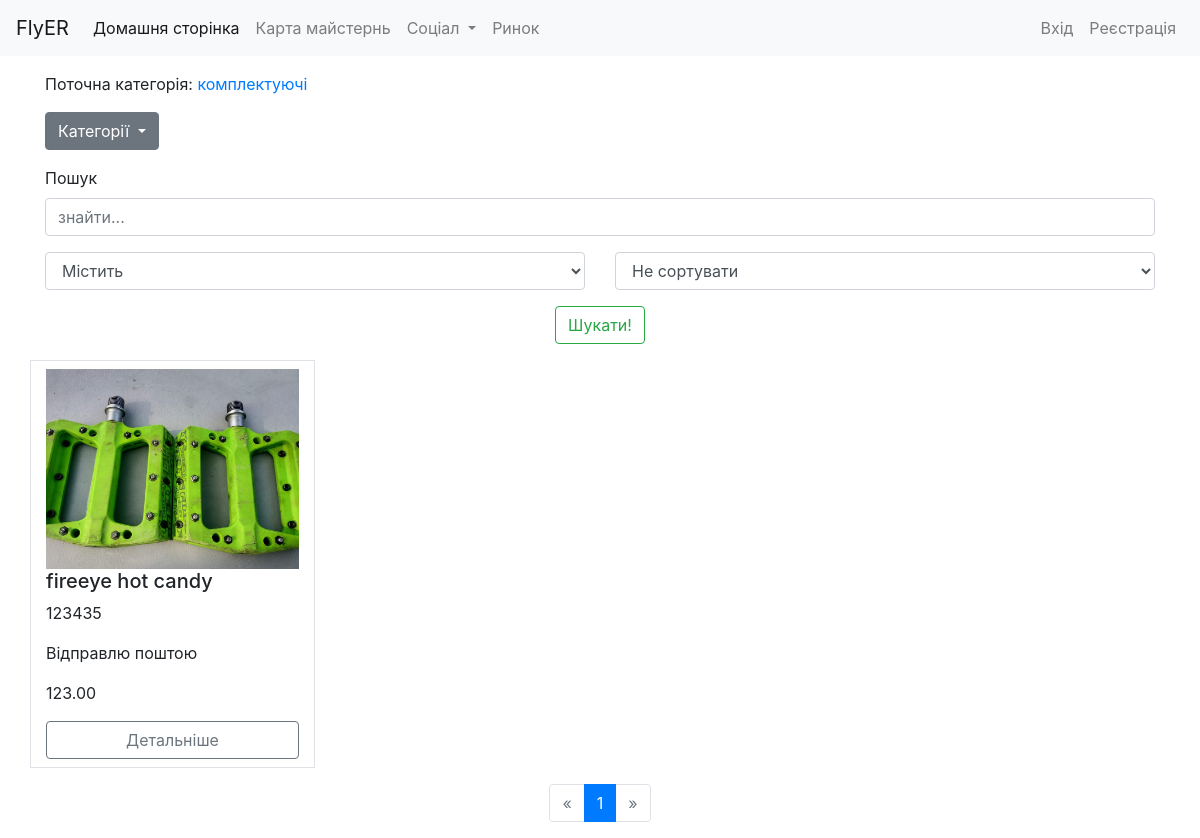
Screenshot of /products/komplektuyuchi/ with the database file from the repository.
### products/models.py (models this page shows, shortened)
class Category(MPTTModel):
    name   = models.CharField(max_length=200)
    slug   = models.SlugField(unique=True)
    parent = TreeForeignKey('self', on_delete=models.CASCADE, null=True, blank=True, related_name='children')
    def __str__(self):
        return self.name

class ProductImage(models.Model):
    image = models.ImageField(upload_to = 'images/%Y/%m/%d/%H/%M/%S/',)
    product = models.ForeignKey('Product',on_delete=models.CASCADE,related_name='odd_images')

class Product(models.Model):
    author      = models.ForeignKey(settings.AUTH_USER_MODEL,on_delete=models.CASCADE)
    title       = models.CharField(max_length=60)
    slug        = models.SlugField(unique=True)
    category    = models.ForeignKey('Category',related_name="products",on_delete=models.CASCADE)
    description = models.TextField(blank=True, null=True)
    summary     = models.TextField()
    features    = models.BooleanField(default=False)
    price       = models.DecimalField(decimal_places=2,max_digits=10000)
    publish     = models.DateTimeField(auto_now=False,auto_now_add=True,)
    city        = models.CharField(max_length=30)
    views       = models.IntegerField(default=0)
    users_like  = models.ManyToManyField(settings.AUTH_USER_MODEL,related_name='likes',blank=True)
    def get_absolute_url(self):
        return reverse("products:product-detail",kwargs = {"category_slug":self.category.slug,"prodcut_slug":self.slug})

### products/views.py (the view)
# urls.py: path('<category_slug>/', products_by_category, name='product-categories'),
def products_by_category(request,category_slug):
	categories = Category.objects.all()
	slug = category_slug
	current_category = Category.objects.get(slug = slug)
	children = current_category.get_children()
	ancestors = current_category.get_ancestors()
	products = current_category.products.all()
	categories = Category.objects.get(slug = slug).get_descendants(include_self=True)
	for category in categories.all():
		products |= category.products.all()
	if not products:
		return redirect('products:product-list1')
	categories = Category.objects.all()
	page_number = request.GET.get('page',1)
	paginator = Paginator(products,12)
	page_obj = paginator.get_page(page_number)
	try:
		products = paginator.page(page_number)
	except PageNotAnInteger:
	    products = paginator.page(1)
	except EmptyPage:
	    products = paginator.page(paginator.num_pages)
	context = {
		'categories':categories,
		'current_category':current_category,
		'children':children,
		'ancestors':ancestors,
		'products':products,
		'page_obj':page_obj,
	}
	template = 'products/products_by_category_list.html'
	return render(request,template,context)

### products/templates/products/products_by_category_list.html (shortened to what this page needs)
{% extends 'base.html' %}
{% load static %}
{% load mptt_tags %}
{% block content %}
<body>
<section>
  <div class='container'>
  <div class="dropdown mt-3">
    <p class="breadcrumbs">
      Поточна категорія:
        <a href="../{{current_category.slug}}">{{current_category.name}}</a>
    </p>
    <button class="btn btn-secondary dropdown-toggle" type="button" id="dropdownMenu1" data-toggle="dropdown" aria-haspopup="true" aria-expanded="false">
      Категорії
    </button>
    </div>
      <form class="row g-3 mt-3" action="{% url 'products:product-list1' %}" method="get">
        <div class="col-md-12">
          <label for="inputAddress" class="form-label">Пошук</label>
          <input type="text" class="form-control" id="inputAddress" placeholder="знайти..." name='q'>
        </div>
        <div class="col-md-6 mt-3">
          <select id="inputState" class="form-control" name='select'>
          <option value="contains">Містить</option>
        </select>
        </div>
        <div class="col-md-6 mt-3">
          <select id="inputState" class="form-control" name='sort'>
          <option value="not" selected>Не сортувати</option>
        </select>
        </div>
        <div class="col-12 mb-3 mt-3 text-center">
          <button type="submit" class="btn btn-outline-success">Шукати!</button>
        </div>
      </form>
      <div class="row">
        {% for product in products %}
          <div class="col-12 col-sm-6 col-md-4 col-xl-3 border">
            {% if product.odd_images.count > 0 %}
            {% for image in product.odd_images.all %}
              {% if forloop.counter == 1 %}
                <div class='img-list-page mt-2' style="background-image: url({{ image.image.url }}); "></div>
              {% endif %}
            {% endfor %}
            {% else %}
            no odd_images
            {% endif %}
            <h5>{{product.title|truncatechars:40 }}</h5>
            <p>{{ product.summary|truncatechars:30  }}</p>
            <p>
              {% if product.features == True %}
              Відправлю поштою
              {% else %}
              Тільки на місці
              {% endif %}
            </p>
            <p>{{ product.price }}</p>
            <a  class="btn btn-outline-secondary w-100 mb-2" href='{{ product.get_absolute_url }}'>Детальніше</a>
          </div>
        {% endfor %}
      </div>
      <nav aria-label="Page navigation example" class="mt-3">
        <ul class="pagination justify-content-center">
          {% if page_obj.has_previous %}
              <li class="page-item"><a class='page-link' href="?page={{ page_obj.previous_page_number }}&q={{ request.GET.q }}{% if request.GET.select %}&select={{ request.GET.select }}{% endif %}{% if request.GET.sort %}&sort={{ request.GET.sort }}{% endif %}">&laquo;</a></li>
          {% else %}
              <li class="page-item disabled"><span><a href='#' class='page-link'>&laquo;</a></span></li>
          {% endif %}
          {% for i in page_obj.paginator.page_range %}
              {% if page_obj.number == i %}
                  <li class="page-item active"><span class='page-link'>{{ i }} <span class="sr-only">(current)</span></span></li>
              {% elif i > page_obj.number|add:'-5' and i < page_obj.number|add:'5' %}
                  <li class='page-item'><a class='page-link' href="?page={{ i }}&q={{ request.GET.q }}{% if request.GET.select %}&select={{ request.GET.select }}{% endif %}{% if request.GET.sort %}&sort={{ request.GET.sort }}{% endif %}">{{ i }}</a></li>
              {% endif %}
          {% endfor %}
          {% if page_obj.has_next %}
              <li class='page-item'><a class='page-link' href="?page={{ page_obj.next_page_number }}&q={{ request.GET.q }}{% if request.GET.select %}&select={{ request.GET.select }}{% endif %}{% if request.GET.sort %}&sort={{ request.GET.sort }}{% endif %}">&raquo;</a></li>
          {% else %}
              <li class="page-item disabled"><span><a class='page-link'>&raquo;</a></span></li>
          {% endif %}
        </ul>
      </nav>
  </div>
</section>
{% endblock %}

### static/styles/style.css (style rules this page uses)
.img-list-page { height: 200px; background-repeat: no-repeat; background-position: center center; background-size: cover; }

### rows the page displays
Category: name "комплектуючі"
Product: title "fireeye hot candy", summary "123435", features "Відправлю поштою", price "123.00"
ProductImage: image (picture)

### other values shown
{{ i }} "1"
